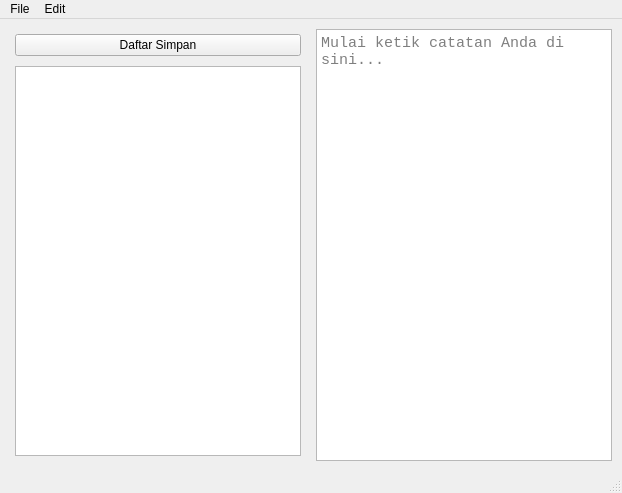
<?xml version="1.0" encoding="UTF-8"?>
<ui version="4.0">
 <class>NotepadWindow</class>
 <widget class="QMainWindow" name="NotepadWindow">
  <property name="geometry">
   <rect>
    <x>0</x>
    <y>0</y>
    <width>622</width>
    <height>493</height>
   </rect>
  </property>
  <property name="windowTitle">
   <string>Notepad - Aplikasi Catatan</string>
  </property>
  <widget class="QWidget" name="centralwidget">
   <layout class="QHBoxLayout" name="horizontalLayout">
    <property name="spacing">
     <number>10</number>
    </property>
    <property name="leftMargin">
     <number>10</number>
    </property>
    <property name="topMargin">
     <number>10</number>
    </property>
    <property name="rightMargin">
     <number>10</number>
    </property>
    <property name="bottomMargin">
     <number>10</number>
    </property>
    <item>
     <layout class="QVBoxLayout" name="verticalLayout_3">
      <property name="leftMargin">
       <number>5</number>
      </property>
      <property name="topMargin">
       <number>5</number>
      </property>
      <property name="rightMargin">
       <number>5</number>
      </property>
      <property name="bottomMargin">
       <number>5</number>
      </property>
      <item>
       <widget class="QPushButton" name="pushButton">
        <property name="text">
         <string>Daftar Simpan</string>
        </property>
       </widget>
      </item>
      <item>
       <widget class="QListWidget" name="listWidget"/>
      </item>
     </layout>
    </item>
    <item>
     <layout class="QVBoxLayout" name="verticalLayout">
      <item>
       <widget class="QTextEdit" name="textEditor">
        <property name="font">
         <font>
          <family>Consolas</family>
          <pointsize>11</pointsize>
         </font>
        </property>
        <property name="placeholderText">
         <string>Mulai ketik catatan Anda di sini...</string>
        </property>
       </widget>
      </item>
      <item>
       <layout class="QHBoxLayout" name="buttonLayout"/>
      </item>
     </layout>
    </item>
   </layout>
  </widget>
  <widget class="QMenuBar" name="menubar">
   <property name="geometry">
    <rect>
     <x>0</x>
     <y>0</y>
     <width>622</width>
     <height>33</height>
    </rect>
   </property>
   <widget class="QMenu" name="menuFile">
    <property name="title">
     <string>File</string>
    </property>
    <addaction name="actionNew"/>
    <addaction name="separator"/>
    <addaction name="actionExit"/>
   </widget>
   <widget class="QMenu" name="menuEdit">
    <property name="title">
     <string>Edit</string>
    </property>
    <addaction name="actionUndo"/>
    <addaction name="actionRendp"/>
   </widget>
   <addaction name="menuFile"/>
   <addaction name="menuEdit"/>
  </widget>
  <widget class="QStatusBar" name="statusbar"/>
  <action name="actionNew">
   <property name="text">
    <string>Baru</string>
   </property>
  </action>
  <action name="actionOpen">
   <property name="text">
    <string>Buka...</string>
   </property>
  </action>
  <action name="actionSave">
   <property name="text">
    <string>Simpan</string>
   </property>
  </action>
  <action name="actionExit">
   <property name="text">
    <string>Keluar</string>
   </property>
  </action>
  <action name="actionCut">
   <property name="text">
    <string>Potong (Cut)</string>
   </property>
  </action>
  <action name="actionCopy">
   <property name="text">
    <string>Salin (Copy)</string>
   </property>
  </action>
  <action name="actionPaste">
   <property name="text">
    <string>Tempel (Paste)</string>
   </property>
  </action>
  <action name="actionUndo">
   <property name="text">
    <string>Undo</string>
   </property>
  </action>
  <action name="actionRendp">
   <property name="text">
    <string>Rendo</string>
   </property>
  </action>
 </widget>
 <resources/>
 <connections/>
</ui>
